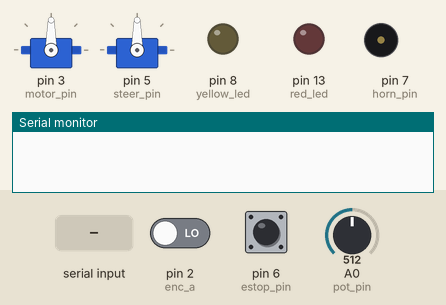
This sketch was run on a simulated Arduino Uno, built with avr-gcc and run on an emulated ATmega328P. Parts: 2 × servo, output pins drawn as LEDs (lit = HIGH), buzzer (waves = sounding, pin HIGH), the last lines printed to the serial monitor. The test bench sets the inputs (shaded band); at power-on: pin 6 (estop_pin) LOW, pin 2 (enc_a) LOW, A0 (pot_pin) = 512.

Above: at 1.2 s.
1.3 s: pin 6 (estop_pin) pulled HIGH for 0.15 s
At 2.5 s:
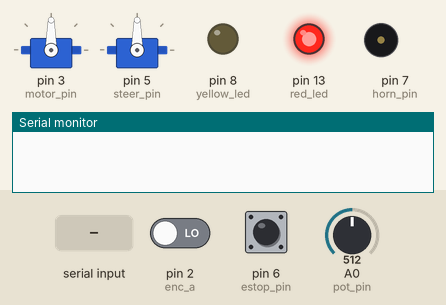
2.9 s: "$" received over Serial
5.9 s: pin 6 (estop_pin) pulled HIGH for 1 s
At 6.8 s:
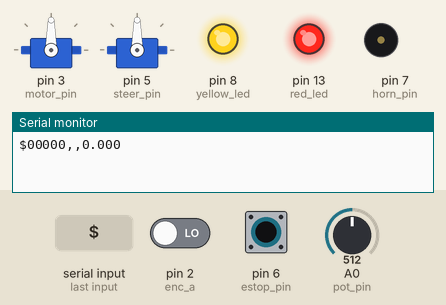
8.9 s: pin 6 (estop_pin) pulled HIGH for 3.2 s
At 12.5 s:
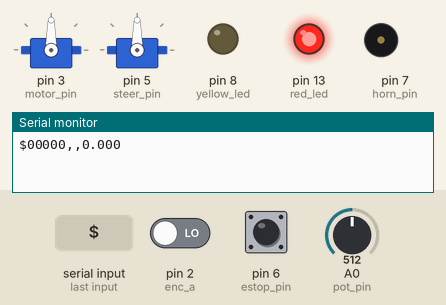
Timing chart, 0 to 14.0 s (numbered marks = the images above; inputs shaded):
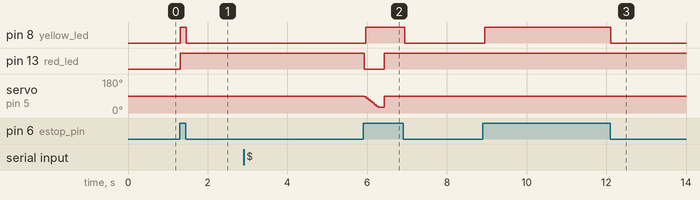

Measured:
- after the input at 1.3 s, pin 8 (yellow_led): LOW → HIGH at once, → LOW 0.15 s later; pin 13 (red_led): LOW → HIGH at once
- after the input at 2.9 s, every drawn part: stays the same
- after the input at 5.9 s, pin 8 (yellow_led): LOW → HIGH after 0.07 s, → LOW 0.97 s later; pin 13 (red_led): HIGH → LOW at once, → HIGH 0.51 s later
- after the input at 8.9 s, pin 8 (yellow_led): LOW → HIGH after 0.05 s, → LOW 3.2 s later

The sketch:

car_driver.ino
```cpp
#include <Arduino.h>
#include <Servo.h>
#include "pid.h"
#include <stdio.h>

const int enc_a      = 2;
const int motor_pin  = 3;
const int enc_b      = 4;
const int steer_pin  = 5;
const int estop_pin  = 6;
const int horn_pin   = 7;
const int yellow_led = 8;
const int red_led    = 13;
const int pot_pin    = A0;

Servo motor;
Servo steer;

volatile int ticks = 0;
volatile int count = 0;

const double ticksPerRev = 3600;
const double wheelCirc = 2.198;

const int minPotVal = 567;
const int maxPotVal = 740;
const int midPotVal = 660;
const float anglePerPotTick = 0.003697731; // rad

float desiredSpeed = 0; // m/s
float desiredAngle = 0; // rad
float lastSpeed = 0; // m/s

long lastTime;

PDController speedController(2, -0.1);
PDController steerController(15, -7.5);

long lastCmdTime;

float getSpeed() {
  float dTime = (millis() - lastTime) / 1000.0;
  lastTime = millis();
  float measured = 0;
  if(dTime > 0.001) {
    measured = ((ticks / ticksPerRev) * wheelCirc) / dTime;
    ticks = 0;
  } else {
    measured = lastSpeed;
  }

  lastSpeed = measured;
  return measured;
}

float getSteeringAngle() {
  return -1 * anglePerPotTick * (analogRead(pot_pin) - midPotVal);
}

void stopAll() {
  speedController.setDesiredValue(0);
  speedController.setOutput(90);
  motor.write(90);
  steerController.setDesiredValue(getSteeringAngle());
  steerController.setOutput(90);
  steer.write(90);
  digitalWrite(horn_pin, LOW);
}

void setup() {
  Serial.begin(9600);

  pinMode(motor_pin, OUTPUT);
  pinMode(steer_pin, OUTPUT);
  pinMode(enc_a, INPUT);
  pinMode(enc_b, INPUT);
  pinMode(red_led, OUTPUT);
  pinMode(yellow_led, OUTPUT);
  pinMode(horn_pin, OUTPUT);
  pinMode(estop_pin, INPUT);

  lastTime = millis();

  attachInterrupt(0, onEncChange, CHANGE);

  motor.attach(motor_pin);
  steer.attach(steer_pin);

  speedController.setOutput(90);
  steerController.setOutput(90);
  speedController.setRange(0, 180);
  steerController.setRange(30, 150);
  speedController.setDesiredValue(0);
  steerController.setDesiredValue(0);

  digitalWrite(red_led, LOW);
  digitalWrite(yellow_led, LOW);
  digitalWrite(horn_pin, LOW);
}

void loop() {
  digitalWrite(yellow_led, digitalRead(estop_pin));

  char retMsg[20] = {0};
  if(Serial.available()) {
    if(Serial.read() == '$') {
      speedController.setDesiredValue(Serial.parseFloat());
      steerController.setDesiredValue(Serial.parseFloat());
      digitalWrite(horn_pin, Serial.parseInt());

      lastCmdTime = millis();
      char steeringStr[5] = {0};
      char speedStr[5] = {0};
      dtostrf(getSteeringAngle(), 5, 3, steeringStr);
      dtostrf(getSpeed(), 5, 3, speedStr);
      sprintf(retMsg, "$%05i,%s,%s", count, steeringStr, speedStr);
      Serial.println(retMsg);
      count = 0;
    }
  }

  /* Only run the controllers if the motors are enabled.
   * This prevents the controllers ramping up while the
   * vehicle is estopped, creating a dangerous situation.
   */
  if(digitalRead(estop_pin) == HIGH) {
    speedController.update(getSpeed());
    motor.write(speedController.getOutput());

    steerController.update(getSteeringAngle());
    // Soft limits on steering to avoid damage.
    if(analogRead(pot_pin) >= maxPotVal && steerController.getOutput() < 90)
      steer.write(90);
    else if(analogRead(pot_pin) <= minPotVal && steerController.getOutput() > 90)
      steer.write(90);
    else
      steer.write(steerController.getOutput());


    if(millis() - lastCmdTime > 500) {
      digitalWrite(red_led, HIGH);
      stopAll();
    } else {
      digitalWrite(red_led, LOW);
    }
  } else {
    // If estop is triggered, go ahead and reset the controllers.
    stopAll();
  }

  delay(50);
}

void onEncChange() {
  if(digitalRead(enc_a) == digitalRead(enc_b)) {
    ticks--;
    count--;
  } else {
    ticks++;
    count++;
  }
}
```

pid.h
```cpp
#ifndef __PDCONTROLLER_H
#define __PDCONTROLLER_H

class PDController {
public:
  PDController() {
    P = 0;
    D = 0;
    setValue = 0;
    lastError = 0;
    output = 0;
    clampValues = false;
  }

  PDController(float p, float d) {
    P = p;
    D = d;
    setValue = 0;
    lastError = 0;
    output = 0;
    clampValues = false;
  }

  void setDesiredValue(float value) {
    setValue = value;
  }

  void setRange(float minimum, float maximum) {
    minVal = minimum;
    maxVal = maximum;
    clampValues = true;
  }

  void update(float measurement) {

    float error = setValue - measurement;
    float dError = error - lastError;
    lastError = error;

    output += P * error + D * dError;
    if(clampValues)
      output = min(maxVal, max(minVal, output));
  }

  float getOutput() {
    return output;
  }

  void setOutput(float val) {
    output = val;
  }

private:
  float P, D;
  float setValue;
  float lastError;
  float output;
  float maxVal;
  float minVal;
  bool clampValues;
};

#endif //__PDCONTROLLER_H
```
